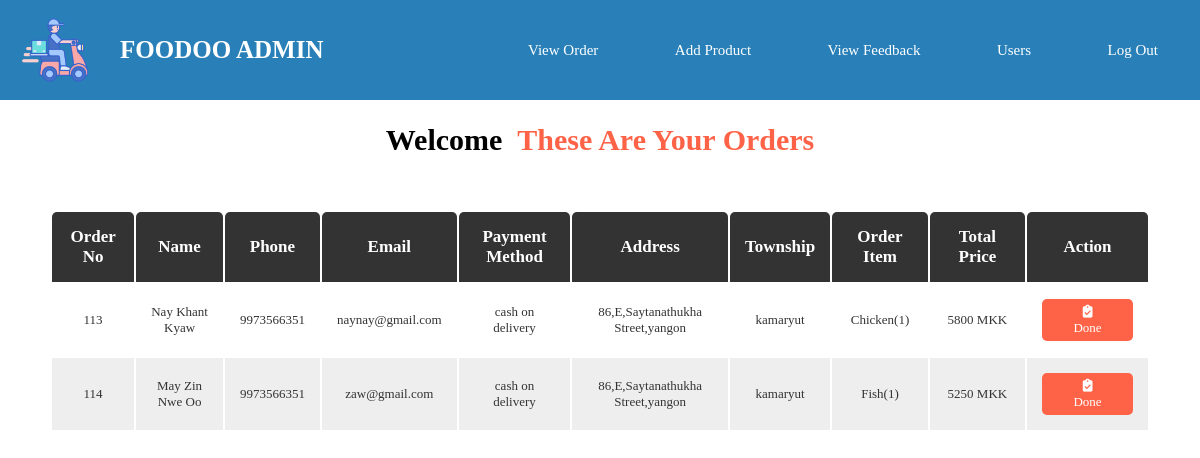
The app's page /admin/vieworder.php with its own data.
### tables this page shows
CREATE TABLE IF NOT EXISTS `order` (
  `order_id` int(255) NOT NULL AUTO_INCREMENT,
  `Name` varchar(30) NOT NULL,
  `Phone` bigint(30) NOT NULL,
  `Email` varchar(30) NOT NULL,
  `Pay_method` varchar(100) NOT NULL,
  `Address_1` varchar(100) NOT NULL,
  `Address_2` varchar(100) NOT NULL,
  `City` varchar(30) NOT NULL,
  `Township` varchar(30) NOT NULL,
  `Total_prod` varchar(255) NOT NULL,
  `Total_pric` varchar(255) NOT NULL,
  PRIMARY KEY (`order_id`)
);

### admin/vieworder.php (the view, shortened to what this page needs)
<!DOCTYPE html>
<html lang="en">
<head>
    <link rel="stylesheet" type="text/css" href="css/product.css">
    <link rel="stylesheet" type="text/css" href="css/vieworder.css">
    <link rel="stylesheet" href="https://cdnjs.cloudflare.com/ajax/libs/font-awesome/6.1.2/css/all.min.css">
</head>
<body>
<?php include("header.php"); ?>
<div class="output_admin">
    Welcome
    ?>&nbsp;<span class="title">These are your Orders</span>
</div>
<div class="order-container">
        <section class="order-table">
            <table>
                <thead>
                    <th>Order No</th>
                    <th>Name</th>
                    <th>Phone</th>
                    <th>Email</th>
                    <th>Payment Method</th>
                    <th>Address</th>
                    <th>Township</th>
                    <th>Order Item</th>
                    <th>Total Price</th>
                    <th>Action</th>
                </thead>
                <tbody>
                    <?php
                        $vieworder="SELECT * FROM `order`";
                        $qview_order=mysql_query($vieworder);
                        while($crow=mysql_fetch_assoc($qview_order)){
                    ?>
                        <tr>
                        <td><?php echo $crow['order_id']?></td>
                        <td><?php echo $crow['Name']?></td>
                        <td><?php echo $crow['Phone']?></td>
                        <td><?php echo $crow['Email']?></td>
                        <td><?php echo $crow['Pay_method']?></td>
                        <td><?php echo $crow['Address_1'].','.$crow['Address_2'].','.$crow['City']?></td>
                        <td><?php echo $crow['Township']?></td>
                        <td><?php echo $crow['Total_prod']?></td>
                        <td><?php echo $crow['Total_pric']?>&nbsp;MKK</td>
                        <td><a href="vieworder.php?done=<?php echo $crow['order_id'] ?>" class="done-btn" onclick="return confirm('Product is delivered!');"><span><i class="fas fa-clipboard-check"></i></span> Done</a>
                    <?php
                        }
                    ?>
                </tbody>
            </table>
        </section>
</body>
</html>

### admin/header.php (shortened to what this page needs)
<header class="header">
    <div class="flex">
        <img src="imgs/main-icon.png" alt="logo" style="height:70px;width:70px;">
        <label class="logo">FooDoo Admin</label>
        <nav class="navbar">
            <a href="vieworder.php">View Order</a>
            <a href="addproduct.php">Add Product</a>
            <a href="feedback.php">View Feedback</a>
            <a href="user.php">Users</a>
            <a href="logout.php">Log Out</a>
        </nav>
    </div>
</header>

### admin/css/product.css (style rules this page uses)
* { padding: 0; margin: 0; box-sizing: border-box; text-decoration: none; }
:root { --blue:#2980b9; --red:tomato; --orange:orange; --black:#333; --bgcolor:#eee; --border:1rem solid #999; }
html { font-size: 62.5%; overflow-x: hidden; }
section { padding: 2rem; }
.header { background-color: var(--blue); position: sticky; top: 0;left: 0; z-index: 1000; }
.header .flex { display: flex; align-items: center; padding: 1.5rem 2rem; max-width: 1200px; margin: 0 auto; }
.header .flex .logo { margin-right: auto; padding-left:30px; font-size: 2.5rem; color: white; font-weight: bold; text-transform: uppercase; }
.header .flex .navbar a { border: 2px solid transparent; padding: 7px 20px; border-radius: 5px; margin-left: 3rem; font-size: 1.5rem; color: white; }

### admin/css/vieworder.css (style rules this page uses)
.output_admin { width: 100%; height: 80px; text-align: center; line-height: 80px; font-size: 3rem; font-weight: bold; text-transform: capitalize; }
.title { color: tomato; }
.order-container { margin-top: 10px; height:fit-content; width: 100%; display: flex; justify-content: space-around; }
.order-table { height: fit-content; width: 95%; display: flex; flex-wrap: wrap; }
.order-table table { width: 100%; text-align: center; }
.order-table table thead th { padding: 1.5rem; font-size: 1.7rem; background-color: var(--black); color: white; text-transform: capitalize; border-top-left-radius: .5rem; border-top-right-radius: .5rem; }
.order-table table td { padding: 1.5rem; font-size: 1.3rem; color: var(--black); }
.order-table table td:first-child { padding: 0; }
.order-table table tr:nth-child(even) { background-color: var(--bgcolor); }
.done-btn { background-color: tomato; color:white; padding: .5rem 3rem; border-radius: .5rem; display: flex; flex-wrap: wrap; justify-content: center; cursor: pointer; }

### records on screen
order: order_id "113", Name "Nay Khant Kyaw", Phone "9973566351", Email "naynay@gmail.com", Pay_method "cash on delivery", Address_1 "86,E", Address_2 "Saytanathukha Street", City "yangon", Township "kamaryut", Total_prod "Chicken(1)", Total_pric "5800"
order: order_id "114", Name "May Zin Nwe Oo", Phone "9973566351", Email "zaw@gmail.com", Pay_method "cash on delivery", Address_1 "86,E", Address_2 "Saytanathukha Street", City "yangon", Township "kamaryut", Total_prod "Fish(1)", Total_pric "5250"
